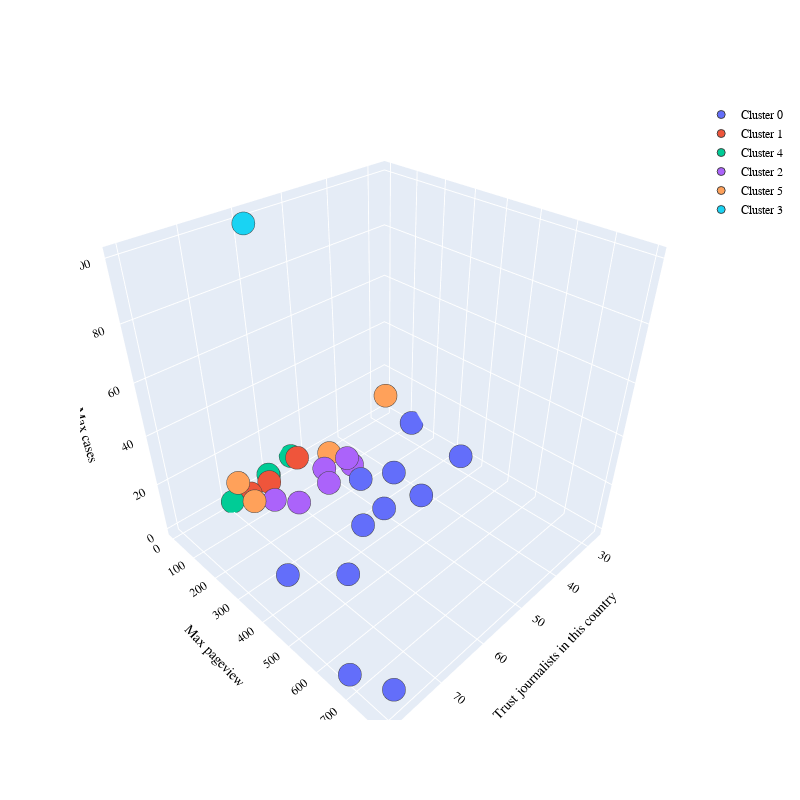

The code cell stored with this chart in its notebook:
### Code cell
PLOT = go.Figure()

for C in list(df_clustering_MP_MC_J.cluster.unique()):
    
    PLOT.add_trace(go.Scatter3d(x = df_clustering_MP_MC_J[df_clustering_MP_MC_J.cluster == C]["Trust journalists in this country"],
                                y = df_clustering_MP_MC_J[df_clustering_MP_MC_J.cluster == C]['Max pageview'],
                                z = df_clustering_MP_MC_J[df_clustering_MP_MC_J.cluster == C]['Max cases'],
                                mode = 'markers', marker_size = 8, marker_line_width = 1,
                                name = 'Cluster ' + str(C)))
PLOT.update_layout(width = 800, height = 800, autosize = True, showlegend = True,
                   scene = dict(xaxis=dict(title = 'Trust journalists in this country', titlefont_color = 'black'),
                                yaxis=dict(title = 'Max pageview', titlefont_color = 'black'),
                                zaxis=dict(title = 'Max cases', titlefont_color = 'black')),
                   font = dict(family = "Gilroy", color  = 'black', size = 12))

### Figure 1 — Plotly figure (JSON) as saved in the notebook; plotly's stock layout.template omitted (floating-point values rounded to 4 significant figures)
{"data": [{"marker": {"line": {"width": 1}, "size": 8}, "mode": "markers", "name": "Cluster 0", "type": "scatter3d", "x": [47.4, 32.1, 80.4, 64.7, 48.8, 78.6, 42.3, 27.4, 75.7, 66.7, 53], "y": [440.2, 388.0, 684.9, 484.5, 221.5, 793.5, 261.7, 124.1, 386.9, 457.2, 381.0], "z": [11.03, 8.09, 3.78, 23.06, 3.328, 7.568, 2.154, 1.642, 7.671, 1.734, 7.041]}, {"marker": {"line": {"width": 1}, "size": 8}, "mode": "markers", "name": "Cluster 1", "type": "scatter3d", "x": [61.2, 53.8, 65.8], "y": [26.2, 22.9, 28.26], "z": [1.072, 4.44, 1.128]}, {"marker": {"line": {"width": 1}, "size": 8}, "mode": "markers", "name": "Cluster 4", "type": "scatter3d", "x": [60.4, 54.3, 69.4, 60], "y": [7.975, 1.562, 14.45, 1.708], "z": [2.44, 4.267, 0.2693, 1.129]}, {"marker": {"line": {"width": 1}, "size": 8}, "mode": "markers", "name": "Cluster 2", "type": "scatter3d", "x": [54, 61.2, 64.4, 47.5, 52.3, 46.1], "y": [169.9, 164.1, 115.8, 142.2, 121.3, 140.6], "z": [3.459, 2.088, 3.329, 6.092, 4.759, 1.256]}, {"marker": {"line": {"width": 1}, "size": 8}, "mode": "markers", "name": "Cluster 5", "type": "scatter3d", "x": [70.6, 46.7, 30.1, 68.4], "y": [89.6, 46.48, 44.63, 105.8], "z": [16.4, 0.8558, 12.73, 6.688]}, {"marker": {"line": {"width": 1}, "size": 8}, "mode": "markers", "name": "Cluster 3", "type": "scatter3d", "x": [60.2], "y": [21.97], "z": [100.0]}], "layout": {"autosize": true, "font": {"color": "black", "family": "Gilroy", "size": 12}, "height": 800, "scene": {"xaxis": {"title": {"font": {"color": "black"}, "text": "Trust journalists in this country"}}, "yaxis": {"title": {"font": {"color": "black"}, "text": "Max pageview"}}, "zaxis": {"title": {"font": {"color": "black"}, "text": "Max cases"}}}, "showlegend": true, "width": 800}}
